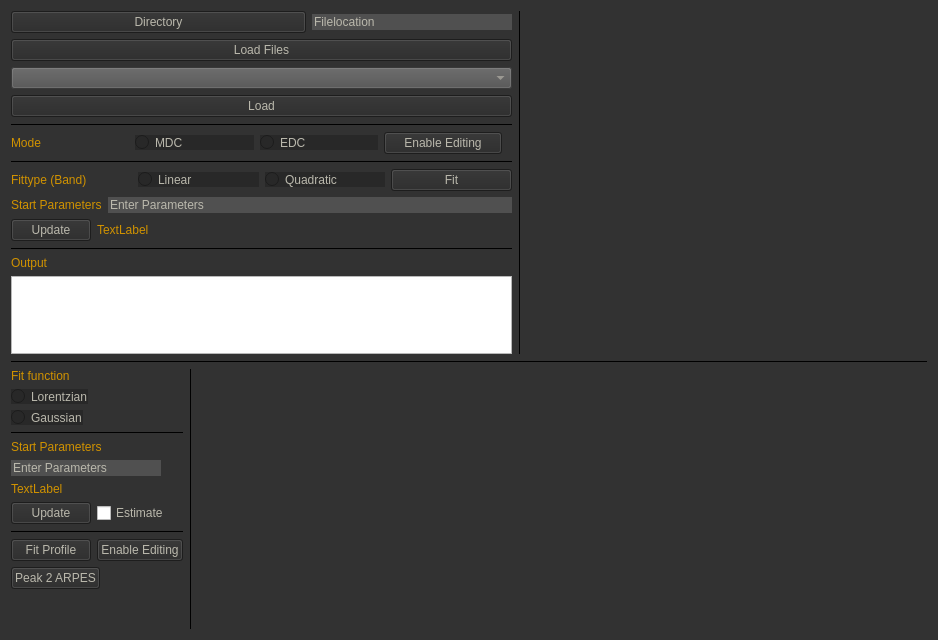
<?xml version="1.0" encoding="UTF-8"?>
<ui version="4.0">
 <class>MainWindow</class>
 <widget class="QMainWindow" name="MainWindow">
  <property name="geometry">
   <rect>
    <x>0</x>
    <y>0</y>
    <width>938</width>
    <height>640</height>
   </rect>
  </property>
  <property name="sizePolicy">
   <sizepolicy hsizetype="Preferred" vsizetype="Preferred">
    <horstretch>1</horstretch>
    <verstretch>1</verstretch>
   </sizepolicy>
  </property>
  <property name="minimumSize">
   <size>
    <width>900</width>
    <height>640</height>
   </size>
  </property>
  <property name="windowTitle">
   <string>pyMass</string>
  </property>
  <property name="styleSheet">
   <string notr="true">#MainWindow{
}

#centralWidget{
	background: rgb(50, 50, 50);
}

QCheckBox{
		color:rgb(186, 184, 172);
}

QLineEdit{
	color:rgb(186, 184, 172);
	background:rgb(80, 80, 80);
	border: 1px black;
	selection-background-color:rgb(208, 146, 0);
}

QPushButton{
	color:rgb(186, 184, 172);
	background:rgb(40, 40, 40);
	border-color:rgb(0, 0, 0);
	selection-background-color:rgb(208, 146, 0);
}

QRadioButton{
	color:rgb(186, 184, 172);
	background:rgb(40, 40, 40);
	border-color:rgb(0, 0, 0);
	selection-background-color:rgb(208, 146, 0);
}

QComboBox{
	color:rgb(186, 184, 172);
	background:rgb(80, 80, 80);
	selection-background-color: rgb(208, 146, 0);
}

#CB_D2{

}

QComboBox QAbstractItemView {
	border:0px;
	color:rgb(186, 184, 172);
	background:rgb(80, 80, 80);
    selection-background-color: rgb(208, 146, 0);
}


QLabel{
	color:rgb(208, 146, 0);
}

#LBL_ApplicationSlogan{
	color:rgb(186, 184, 172);
}

QFrame[frameShape=&quot;4&quot;],
QFrame[frameShape=&quot;5&quot;]
{

    color:rgb(208, 146, 0);
}

Line{
	color:rgb(208, 146, 0);
	background-color: rgb(100, 0, 0);
	alternate-background-color: rgb(0, 100, 0);
	border-color: rgb(0, 0,100);
	gridline-color: rgb(0, 200, 0);
	selection-color: rgb(200, 0, 0);
	selection-background-color: rgb(0, 0, 200);
}</string>
  </property>
  <widget class="QWidget" name="centralWidget">
   <property name="minimumSize">
    <size>
     <width>104</width>
     <height>80</height>
    </size>
   </property>
   <property name="autoFillBackground">
    <bool>false</bool>
   </property>
   <property name="styleSheet">
    <string notr="true"/>
   </property>
   <layout class="QGridLayout" name="gridLayout">
    <item row="0" column="0">
     <layout class="QVBoxLayout" name="verticalLayout" stretch="1,1,0">
      <item>
       <layout class="QHBoxLayout" name="horizontalLayout">
        <item>
         <layout class="QVBoxLayout" name="verticalLayout_2">
          <item>
           <layout class="QHBoxLayout" name="horizontalLayout_3">
            <property name="spacing">
             <number>6</number>
            </property>
            <item>
             <widget class="QPushButton" name="PB_Dir">
              <property name="text">
               <string>Directory</string>
              </property>
             </widget>
            </item>
            <item>
             <widget class="QLineEdit" name="LE_Dir">
              <property name="sizePolicy">
               <sizepolicy hsizetype="Fixed" vsizetype="Fixed">
                <horstretch>0</horstretch>
                <verstretch>0</verstretch>
               </sizepolicy>
              </property>
              <property name="minimumSize">
               <size>
                <width>200</width>
                <height>0</height>
               </size>
              </property>
              <property name="text">
               <string>Filelocation</string>
              </property>
             </widget>
            </item>
           </layout>
          </item>
          <item>
           <widget class="QPushButton" name="PB_Dir_Load">
            <property name="text">
             <string>Load Files</string>
            </property>
           </widget>
          </item>
          <item>
           <widget class="QComboBox" name="CB_Files"/>
          </item>
          <item>
           <widget class="QPushButton" name="PB_File">
            <property name="text">
             <string>Load</string>
            </property>
           </widget>
          </item>
          <item>
           <widget class="Line" name="line_4">
            <property name="frameShadow">
             <enum>QFrame::Plain</enum>
            </property>
            <property name="orientation">
             <enum>Qt::Horizontal</enum>
            </property>
           </widget>
          </item>
          <item>
           <layout class="QHBoxLayout" name="horizontalLayout_4">
            <property name="rightMargin">
             <number>10</number>
            </property>
            <item>
             <widget class="QLabel" name="LBL_Mode">
              <property name="text">
               <string>Mode</string>
              </property>
             </widget>
            </item>
            <item>
             <widget class="QRadioButton" name="RB_Mode_MDC">
              <property name="text">
               <string>MDC</string>
              </property>
              <attribute name="buttonGroup">
               <string notr="true">buttonGroup</string>
              </attribute>
             </widget>
            </item>
            <item>
             <widget class="QRadioButton" name="RB_Mode_EDC">
              <property name="text">
               <string>EDC</string>
              </property>
              <attribute name="buttonGroup">
               <string notr="true">buttonGroup</string>
              </attribute>
             </widget>
            </item>
            <item>
             <widget class="QPushButton" name="PB_DC_Editing">
              <property name="text">
               <string>Enable Editing</string>
              </property>
             </widget>
            </item>
           </layout>
          </item>
          <item>
           <widget class="Line" name="line_7">
            <property name="frameShadow">
             <enum>QFrame::Plain</enum>
            </property>
            <property name="orientation">
             <enum>Qt::Horizontal</enum>
            </property>
           </widget>
          </item>
          <item>
           <layout class="QHBoxLayout" name="horizontalLayout_5">
            <item>
             <widget class="QLabel" name="LBL_Fit">
              <property name="text">
               <string>Fittype (Band)</string>
              </property>
             </widget>
            </item>
            <item>
             <widget class="QRadioButton" name="RB_Fit_Linear">
              <property name="text">
               <string>Linear</string>
              </property>
              <attribute name="buttonGroup">
               <string notr="true">buttonGroup_2</string>
              </attribute>
             </widget>
            </item>
            <item>
             <widget class="QRadioButton" name="RB_Fit_Quadratic">
              <property name="text">
               <string>Quadratic</string>
              </property>
              <attribute name="buttonGroup">
               <string notr="true">buttonGroup_2</string>
              </attribute>
             </widget>
            </item>
            <item>
             <widget class="QPushButton" name="PB_Fit_ARPES">
              <property name="text">
               <string>Fit</string>
              </property>
             </widget>
            </item>
           </layout>
          </item>
          <item>
           <layout class="QHBoxLayout" name="horizontalLayout_6">
            <item>
             <widget class="QLabel" name="label_2">
              <property name="sizePolicy">
               <sizepolicy hsizetype="Fixed" vsizetype="Preferred">
                <horstretch>0</horstretch>
                <verstretch>0</verstretch>
               </sizepolicy>
              </property>
              <property name="text">
               <string>Start Parameters</string>
              </property>
             </widget>
            </item>
            <item>
             <widget class="QLineEdit" name="LE_Update_Bandfit">
              <property name="sizePolicy">
               <sizepolicy hsizetype="Expanding" vsizetype="Fixed">
                <horstretch>0</horstretch>
                <verstretch>0</verstretch>
               </sizepolicy>
              </property>
              <property name="text">
               <string>Enter Parameters</string>
              </property>
             </widget>
            </item>
           </layout>
          </item>
          <item>
           <layout class="QHBoxLayout" name="horizontalLayout_7">
            <item>
             <widget class="QPushButton" name="PB_Update_Bandfit">
              <property name="sizePolicy">
               <sizepolicy hsizetype="Fixed" vsizetype="Fixed">
                <horstretch>0</horstretch>
                <verstretch>0</verstretch>
               </sizepolicy>
              </property>
              <property name="text">
               <string>Update</string>
              </property>
             </widget>
            </item>
            <item>
             <widget class="QLabel" name="LBL_Fitfunc">
              <property name="text">
               <string>TextLabel</string>
              </property>
             </widget>
            </item>
           </layout>
          </item>
          <item>
           <widget class="Line" name="line_8">
            <property name="frameShadow">
             <enum>QFrame::Plain</enum>
            </property>
            <property name="orientation">
             <enum>Qt::Horizontal</enum>
            </property>
           </widget>
          </item>
          <item>
           <widget class="QLabel" name="LBL_ARPES_Output">
            <property name="text">
             <string>Output</string>
            </property>
           </widget>
          </item>
          <item>
           <widget class="QTextEdit" name="TE_ARPES_output">
            <property name="readOnly">
             <bool>true</bool>
            </property>
           </widget>
          </item>
          <item>
           <spacer name="verticalSpacer">
            <property name="orientation">
             <enum>Qt::Vertical</enum>
            </property>
            <property name="sizeHint" stdset="0">
             <size>
              <width>20</width>
              <height>40</height>
             </size>
            </property>
           </spacer>
          </item>
         </layout>
        </item>
        <item>
         <widget class="Line" name="line_3">
          <property name="frameShadow">
           <enum>QFrame::Plain</enum>
          </property>
          <property name="orientation">
           <enum>Qt::Vertical</enum>
          </property>
         </widget>
        </item>
        <item>
         <widget class="MPL_WIDGET" name="WDGT_ARPES" native="true">
          <property name="minimumSize">
           <size>
            <width>400</width>
            <height>300</height>
           </size>
          </property>
         </widget>
        </item>
       </layout>
      </item>
      <item>
       <widget class="Line" name="line_2">
        <property name="frameShadow">
         <enum>QFrame::Plain</enum>
        </property>
        <property name="orientation">
         <enum>Qt::Horizontal</enum>
        </property>
       </widget>
      </item>
      <item>
       <layout class="QHBoxLayout" name="horizontalLayout_2" stretch="0,10,10">
        <item>
         <layout class="QVBoxLayout" name="verticalLayout_3" stretch="0,0,0,0,0,0,0,0,0,0,0,0">
          <item>
           <widget class="QLabel" name="LBL_ProfFit">
            <property name="text">
             <string>Fit function</string>
            </property>
           </widget>
          </item>
          <item>
           <widget class="QRadioButton" name="RB_Lorentzian">
            <property name="sizePolicy">
             <sizepolicy hsizetype="Fixed" vsizetype="Fixed">
              <horstretch>0</horstretch>
              <verstretch>0</verstretch>
             </sizepolicy>
            </property>
            <property name="text">
             <string>Lorentzian</string>
            </property>
            <attribute name="buttonGroup">
             <string notr="true">buttonGroup_3</string>
            </attribute>
           </widget>
          </item>
          <item>
           <widget class="QRadioButton" name="RB_Gaussian">
            <property name="sizePolicy">
             <sizepolicy hsizetype="Fixed" vsizetype="Fixed">
              <horstretch>0</horstretch>
              <verstretch>0</verstretch>
             </sizepolicy>
            </property>
            <property name="text">
             <string>Gaussian</string>
            </property>
            <attribute name="buttonGroup">
             <string notr="true">buttonGroup_3</string>
            </attribute>
           </widget>
          </item>
          <item>
           <widget class="Line" name="line_5">
            <property name="frameShadow">
             <enum>QFrame::Plain</enum>
            </property>
            <property name="orientation">
             <enum>Qt::Horizontal</enum>
            </property>
           </widget>
          </item>
          <item>
           <widget class="QLabel" name="label">
            <property name="text">
             <string>Start Parameters</string>
            </property>
           </widget>
          </item>
          <item>
           <widget class="QLineEdit" name="LE_Parameters">
            <property name="enabled">
             <bool>true</bool>
            </property>
            <property name="sizePolicy">
             <sizepolicy hsizetype="Fixed" vsizetype="Fixed">
              <horstretch>0</horstretch>
              <verstretch>0</verstretch>
             </sizepolicy>
            </property>
            <property name="minimumSize">
             <size>
              <width>150</width>
              <height>0</height>
             </size>
            </property>
            <property name="text">
             <string>Enter Parameters</string>
            </property>
           </widget>
          </item>
          <item>
           <widget class="QLabel" name="LBL_Parameters">
            <property name="text">
             <string>TextLabel</string>
            </property>
           </widget>
          </item>
          <item>
           <layout class="QHBoxLayout" name="horizontalLayout_9">
            <item>
             <widget class="QPushButton" name="PB_Update">
              <property name="sizePolicy">
               <sizepolicy hsizetype="Fixed" vsizetype="Fixed">
                <horstretch>0</horstretch>
                <verstretch>0</verstretch>
               </sizepolicy>
              </property>
              <property name="text">
               <string>Update</string>
              </property>
             </widget>
            </item>
            <item>
             <widget class="QCheckBox" name="ChB_Estimate_Params_Profile">
              <property name="toolTip">
               <string>Estimate the Fit parameters between left and right border</string>
              </property>
              <property name="text">
               <string>Estimate</string>
              </property>
             </widget>
            </item>
           </layout>
          </item>
          <item>
           <widget class="Line" name="line_6">
            <property name="frameShadow">
             <enum>QFrame::Plain</enum>
            </property>
            <property name="orientation">
             <enum>Qt::Horizontal</enum>
            </property>
           </widget>
          </item>
          <item>
           <layout class="QHBoxLayout" name="horizontalLayout_8">
            <item>
             <widget class="QPushButton" name="PB_FitProf">
              <property name="sizePolicy">
               <sizepolicy hsizetype="Fixed" vsizetype="Fixed">
                <horstretch>0</horstretch>
                <verstretch>0</verstretch>
               </sizepolicy>
              </property>
              <property name="text">
               <string>Fit Profile</string>
              </property>
             </widget>
            </item>
            <item>
             <widget class="QPushButton" name="PB_Profile_Editing">
              <property name="text">
               <string>Enable Editing</string>
              </property>
             </widget>
            </item>
           </layout>
          </item>
          <item>
           <widget class="QPushButton" name="PB_P2A">
            <property name="sizePolicy">
             <sizepolicy hsizetype="Fixed" vsizetype="Fixed">
              <horstretch>0</horstretch>
              <verstretch>0</verstretch>
             </sizepolicy>
            </property>
            <property name="text">
             <string>Peak 2 ARPES</string>
            </property>
           </widget>
          </item>
          <item>
           <spacer name="verticalSpacer_2">
            <property name="orientation">
             <enum>Qt::Vertical</enum>
            </property>
            <property name="sizeHint" stdset="0">
             <size>
              <width>20</width>
              <height>40</height>
             </size>
            </property>
           </spacer>
          </item>
         </layout>
        </item>
        <item>
         <widget class="Line" name="line">
          <property name="frameShadow">
           <enum>QFrame::Plain</enum>
          </property>
          <property name="orientation">
           <enum>Qt::Vertical</enum>
          </property>
         </widget>
        </item>
        <item>
         <widget class="MPL_WIDGET" name="WDGT_Profile" native="true">
          <property name="sizePolicy">
           <sizepolicy hsizetype="Minimum" vsizetype="Minimum">
            <horstretch>0</horstretch>
            <verstretch>0</verstretch>
           </sizepolicy>
          </property>
          <property name="minimumSize">
           <size>
            <width>500</width>
            <height>250</height>
           </size>
          </property>
          <property name="maximumSize">
           <size>
            <width>16777215</width>
            <height>200</height>
           </size>
          </property>
         </widget>
        </item>
       </layout>
      </item>
     </layout>
    </item>
   </layout>
  </widget>
  <action name="actionClose">
   <property name="text">
    <string>Close</string>
   </property>
  </action>
  <action name="actionSave_Settings">
   <property name="text">
    <string>Save Calibration</string>
   </property>
  </action>
  <action name="actionLoad_Calibration">
   <property name="text">
    <string>Load Calibration</string>
   </property>
  </action>
  <action name="actionSet_Standard_Calibration">
   <property name="text">
    <string>Set Standard Calibration</string>
   </property>
  </action>
 </widget>
 <layoutdefault spacing="6" margin="11"/>
 <customwidgets>
  <customwidget>
   <class>MPL_WIDGET</class>
   <extends>QWidget</extends>
   <header location="global">mplwidget</header>
   <container>1</container>
  </customwidget>
 </customwidgets>
 <resources/>
 <connections/>
 <buttongroups>
  <buttongroup name="buttonGroup"/>
  <buttongroup name="buttonGroup_2"/>
  <buttongroup name="buttonGroup_3"/>
 </buttongroups>
</ui>
